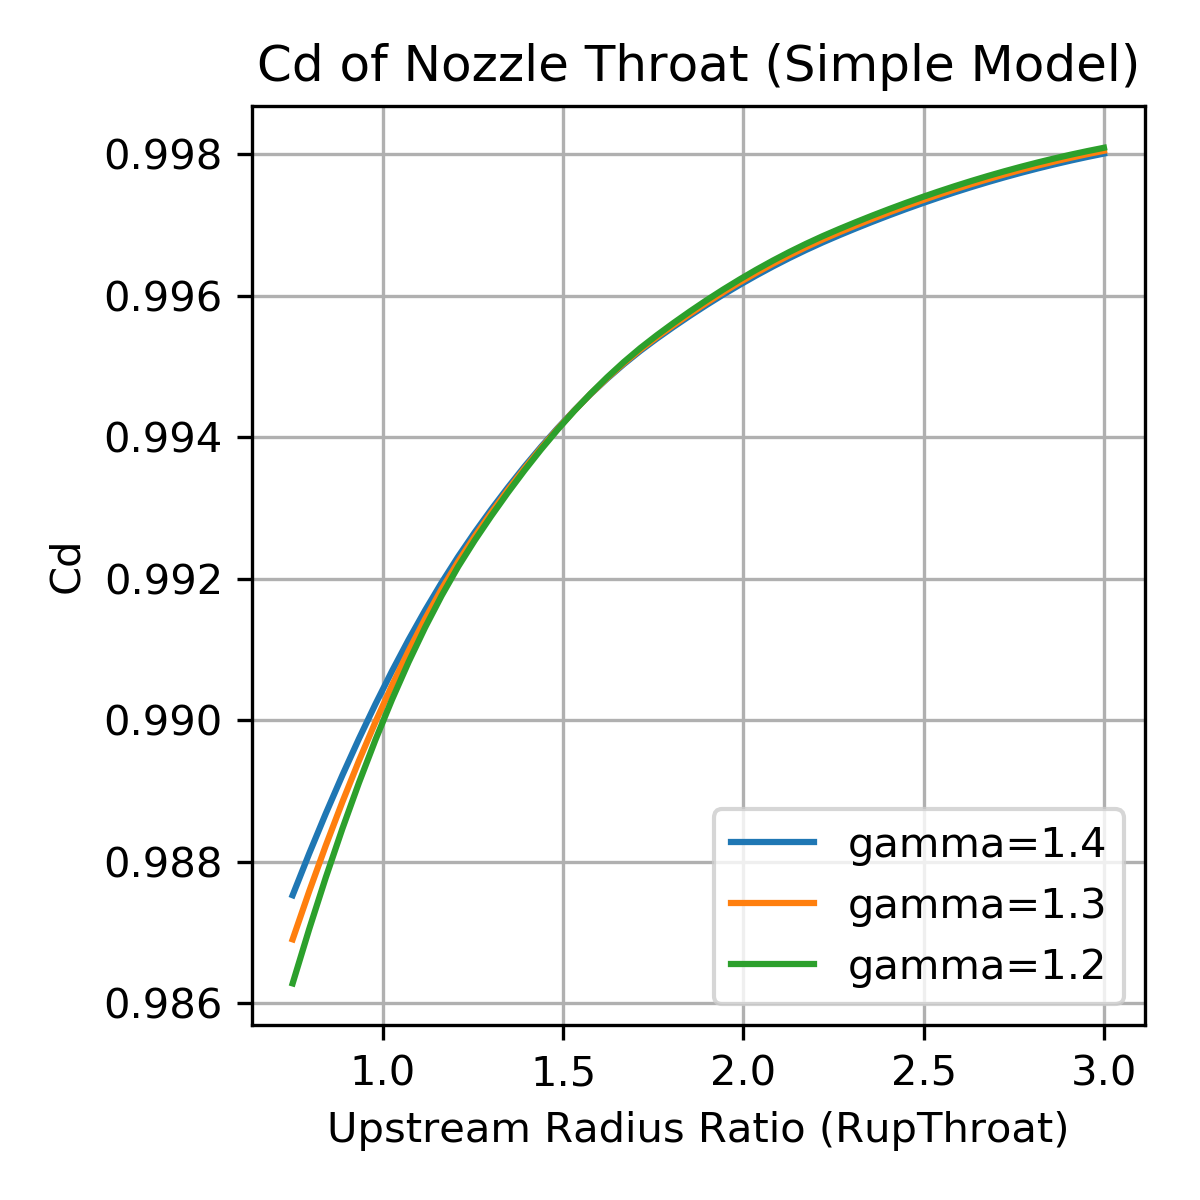

The script that saved this image:
from scipy.interpolate import interp1d
from math import log

# upstream radius / throat radius
RupL = [ 0.75, 1.0, 1.5, 2.0, 2.5, 3.0]

def get_Cd( Rup=1.5, gamma=1.25 ):
    
    # Rup=0.75,  std=3.85922e-05
    cd_075 =   1/(1.021593870476789 - 0.00639987485225013*gamma)
    # Rup=1,  std=3.20438e-05
    cd_100 =   1/(1.0129240686314567 - 0.0023339112881583077*gamma)
    # Rup=1.5,  std=1.75254e-05
    cd_150 =   1/(1.005933078723958 - 7.929354028900166e-05*gamma)
    # Rup=2,  std=2.21349e-06
    cd_200 =   1/(1.004296035576616 - 0.0006527109040944512/gamma)
    # Rup=2.5,  std=1.49821e-06
    cd_250 =   1/(1.0025011467929128 + 0.0005677730519755054*log(gamma))
    # Rup=3,  std=4.16526e-07
    cd_300 =   0.998188849337407 - 0.0005288719430737602*log(gamma)
    
    cdL = [ cd_075, cd_100, cd_150, cd_200, cd_250, cd_300]
    return interp1d( RupL , cdL, kind=2, fill_value="extrapolate")( Rup )



if __name__ == "__main__": #Self Test
    import pylab
    import numpy as np
    #from Cd_NASA_33_548 import cd_nasa_1973
    
    gammaL = [1.1, 1.15, 1.2, 1.25, 1.3, 1.35, 1.4, 1.5, 1.67]

    cdD = {} # index=Rup, value=CD
    cdD[0.75] = [0.9857159, 0.9859911, 0.9862749, 0.9865668, 0.9868662, 0.9871727, 0.9874859, 0.9881307, 0.9892763]
    cdD[1] = [0.9897993, 0.989885, 0.989977, 0.9900752, 0.9901793, 0.990289, 0.990404, 0.9906493, 0.9911086]
    cdD[1.5] = [0.9942151, 0.9942037, 0.9941956, 0.9941907, 0.9941889, 0.99419, 0.9941941, 0.9942106, 0.9942627]
    cdD[2] = [0.9963129, 0.9962867, 0.9962624, 0.9962398, 0.996219, 0.9961998, 0.9961823, 0.9961521, 0.9961147]
    cdD[2.5] = [0.997453, 0.9974271, 0.9974023, 0.9973785, 0.9973558, 0.9973341, 0.9973134, 0.997275, 0.9972184]
    cdD[3] = [0.9981376, 0.9981148, 0.9980927, 0.9980713, 0.9980505, 0.9980305, 0.998011, 0.9979742, 0.9979172]

    RupL = sorted( list( cdD.keys() ) )
    
    
    pylab.figure( figsize=(7,6) )
    
    MARKERL = ['o','v','^','<','>','d','X','P','s','p','*','.']
    COLORL = ['g','c','b','y','#FFA500','m','r']
    
    gL = [1.1 + i*0.01 for i in range(58)]
    for i,Rup in enumerate(reversed(RupL)):
        color = COLORL[ i % len(COLORL) ]
        pylab.plot( gammaL, cdD[Rup], 's', label='Rup=%g'%Rup, color=color )
        
        calcL = [get_Cd( Rup=Rup, gamma=g ) for g in gL]
        pylab.plot( gL, calcL, '-', color=color )

        #pylab.plot( gammaL, [cd_nasa_1973( Rup )]*len(gammaL), 'D', color=color, markersize=8 )
        
    
    pylab.title('Cd of Nozzle Throat')
    pylab.xlabel('gamma')
    pylab.ylabel('Cd')
    pylab.legend(loc='lower right')
    pylab.grid(True)
    pylab.ylim( bottom=0.984 )
    
    # ----------------------------------------------------------------------------
    RupArr = np.linspace(0.75, 3, 50)
    fig = pylab.figure( figsize=(4,4) )
    
    for gamma in [1.4, 1.3, 1.2]:
        cdL = [ get_Cd( Rup=Rup, gamma=gamma ) for Rup in RupArr ]
        pylab.plot( RupArr, cdL, '-', label='gamma=%g'%gamma )
    
    pylab.title('Cd of Nozzle Throat (Simple Model)')
    pylab.xlabel('Upstream Radius Ratio (RupThroat)')
    pylab.ylabel('Cd')
    pylab.legend(loc='lower right')
    pylab.grid(True)
    fig.tight_layout()
    pylab.savefig( 'cd_throat.png', dpi=300 )
    
    # ----------------------------------------------------------------------------
    pylab.show()
    
    
            
